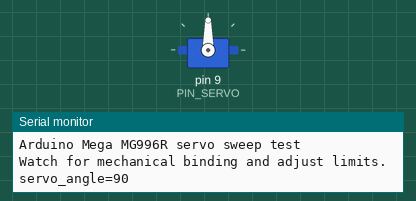
This sketch was run on a simulated Arduino Mega 2560, built with avr-gcc and run on an emulated ATmega2560. Parts: servo, the last lines printed to the serial monitor.

Above: at 0.05 s.
At 2.0 s:
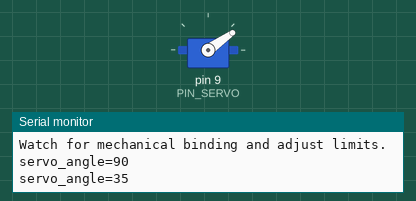
At 4.0 s:
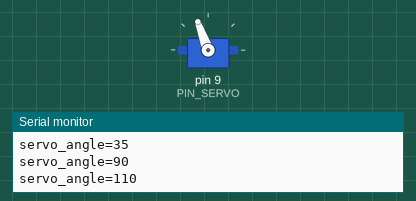
Timing chart, 0 to 5.2 s (numbered marks = the images above):
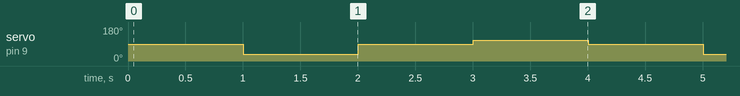

The sketch:

servo_sweep_test.ino
```cpp
#include <Arduino.h>
#include <Servo.h>

/*
  Arduino Mega MG996R steering servo sweep test.
  Keep the wheels lifted and stop immediately if the linkage binds.
*/

static const uint8_t PIN_SERVO = 9;

static const int SERVO_CENTER = 90;
static const int SERVO_LEFT_LIMIT = 35;
static const int SERVO_RIGHT_LIMIT = 110;

Servo steeringServo;

void moveAndReport(int angle);

void setup() {
  Serial.begin(115200);
  steeringServo.attach(PIN_SERVO);

  Serial.println("Arduino Mega MG996R servo sweep test");
  Serial.println("Watch for mechanical binding and adjust limits.");
}

void loop() {
  moveAndReport(SERVO_CENTER);
  delay(1000);
  moveAndReport(SERVO_LEFT_LIMIT);
  delay(1000);
  moveAndReport(SERVO_CENTER);
  delay(1000);
  moveAndReport(SERVO_RIGHT_LIMIT);
  delay(1000);
}

void moveAndReport(int angle) {
  angle = constrain(angle, SERVO_LEFT_LIMIT, SERVO_RIGHT_LIMIT);
  steeringServo.write(angle);

  Serial.print("servo_angle=");
  Serial.println(angle);
}
```

Measured:
- by itself, servo on pin 9 (PIN_SERVO): repeats every 4.0 s: 90° 1.0 s, 110° 1.0 s, 90° 1.0 s, 35° 1.0 s
